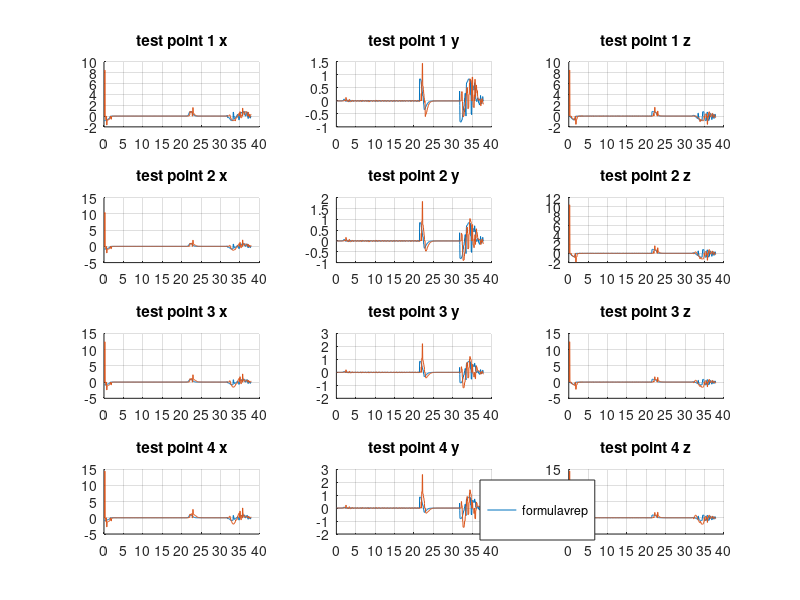
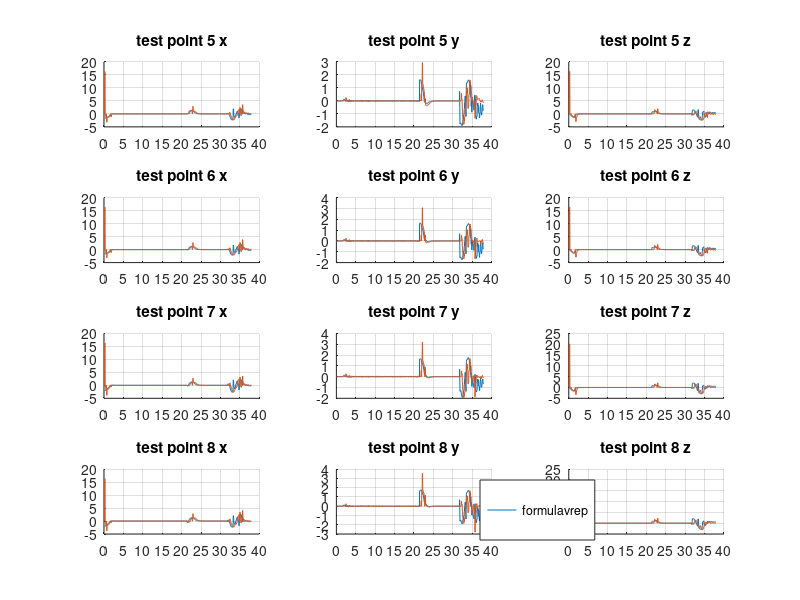

Write MATLAB code to recreate these figures, in order.
% clear all
% close all
% clc
cd /home/robot/workspaces/ur5_mpc_vrep
low = load('data_low.csv');
s=10;
[m,mm] = size(low);
% m = 3180
formula_linvel = low(s:m,395:418);
vrep_linvel =  low(s:m,419:442);
diff = formula_linvel-vrep_linvel;
max_diff = max(diff)
  %% Plot cposes

len = 1000;
fig_1 = figure('Name', '1-4')
a=1;
subplot(4,3,a);
grid on;
hold on;
plot(formula_linvel(:,a));
plot(vrep_linvel(:,a));

title('test point 1 x');
set(gca,'XTick',0:100:100*len);
set(gca,'XTickLabel',0:0.05*100:len*100*0.05);

a=2;
subplot(4,3,a);
grid on;
hold on;
plot(formula_linvel(:,a));
plot(vrep_linvel(:,a));
% plot(jac(:,a));
title('test point 1 y');
set(gca,'XTick',0:100:100*len);
set(gca,'XTickLabel',0:0.05*100:len*100*0.05);

a=3;
subplot(4,3,a);
grid on;
hold on;
plot(formula_linvel(:,a));
plot(vrep_linvel(:,a));
% plot(jac(:,a));
title('test point 1 z');
set(gca,'XTick',0:100:100*len);
set(gca,'XTickLabel',0:0.05*100:len*100*0.05);

a=4;
subplot(4,3,a);
grid on;
hold on;
plot(formula_linvel(:,a));
plot(vrep_linvel(:,a));
% plot(jac(:,a));
title('test point 2 x');
set(gca,'XTick',0:100:100*len);
set(gca,'XTickLabel',0:0.05*100:len*100*0.05);

a=5;
subplot(4,3,a);
grid on;
hold on;
plot(formula_linvel(:,a));
plot(vrep_linvel(:,a));
% plot(jac(:,a));
title('test point 2 y');
set(gca,'XTick',0:100:100*len);
set(gca,'XTickLabel',0:0.05*100:len*100*0.05);

a=6;
subplot(4,3,a);
grid on;
hold on;
plot(formula_linvel(:,a));
plot(vrep_linvel(:,a));
% plot(jac(:,a));
title('test point 2 z');
set(gca,'XTick',0:100:100*len);
set(gca,'XTickLabel',0:0.05*100:len*100*0.05);

a=7;
subplot(4,3,a);
grid on;
hold on;
plot(formula_linvel(:,a));
plot(vrep_linvel(:,a));
% plot(jac(:,a));
title('test point 3 x');
set(gca,'XTick',0:100:100*len);
set(gca,'XTickLabel',0:0.05*100:len*100*0.05);

a=8;
subplot(4,3,a);
grid on;
hold on;
plot(formula_linvel(:,a));
plot(vrep_linvel(:,a));
% plot(jac(:,a));
title('test point 3 y');
set(gca,'XTick',0:100:100*len);
set(gca,'XTickLabel',0:0.05*100:len*100*0.05);

a=9;
subplot(4,3,a);
grid on;
hold on;
plot(formula_linvel(:,a));
plot(vrep_linvel(:,a));
% plot(jac(:,a));
title('test point 3 z');
set(gca,'XTick',0:100:100*len);
set(gca,'XTickLabel',0:0.05*100:len*100*0.05);

a=10;
subplot(4,3,a);
grid on;
hold on;
plot(formula_linvel(:,a));
plot(vrep_linvel(:,a));
% plot(jac(:,a));
title('test point 4 x');
set(gca,'XTick',0:100:100*len);
set(gca,'XTickLabel',0:0.05*100:len*100*0.05);

a=11;
subplot(4,3,a);
grid on;
hold on;
plot(formula_linvel(:,a));
plot(vrep_linvel(:,a));
% plot(jac(:,a));
title('test point 4 y');
set(gca,'XTick',0:100:100*len);
set(gca,'XTickLabel',0:0.05*100:len*100*0.05);

a=12;
subplot(4,3,a);
grid on;
hold on;
l1 = plot(formula_linvel(:,a));
l2 = plot(vrep_linvel(:,a));
% l3 = plot(jac(:,a));
title('test point 4 z');
set(gca,'XTick',0:100:100*len);
set(gca,'XTickLabel',0:0.05*100:len*100*0.05);

hL = legend([l1,l2],["formula", "vrep"]);
newPosition = [0.6 0.1 0.1 0.1];
newUnits = 'normalized';
set(hL,'Position', newPosition,'Units', newUnits);

fig_2 = figure('Name', '5-8')

a=13;

subplot(4,3,a-12);
grid on;
hold on;
plot(formula_linvel(:,a));
plot(vrep_linvel(:,a));
% plot(jac(:,a));
title('test point 5 x');
set(gca,'XTick',0:100:100*len);
set(gca,'XTickLabel',0:0.05*100:len*100*0.05);

a=14;
subplot(4,3,a-12);
grid on;
hold on;
plot(formula_linvel(:,a));
plot(vrep_linvel(:,a));
% plot(jac(:,a));
title('test point 5 y');
set(gca,'XTick',0:100:100*len);
set(gca,'XTickLabel',0:0.05*100:len*100*0.05);

a=15;
subplot(4,3,a-12);
grid on;
hold on;
plot(formula_linvel(:,a));
plot(vrep_linvel(:,a));
% plot(jac(:,a));
title('test point 5 z');
set(gca,'XTick',0:100:100*len);
set(gca,'XTickLabel',0:0.05*100:len*100*0.05);

a=16;
subplot(4,3,a-12);
grid on;
hold on;
plot(formula_linvel(:,a));
plot(vrep_linvel(:,a));
% plot(jac(:,a));
title('test point 6 x');
set(gca,'XTick',0:100:100*len);
set(gca,'XTickLabel',0:0.05*100:len*100*0.05);

a=17;
subplot(4,3,a-12);
grid on;
hold on;
plot(formula_linvel(:,a));
plot(vrep_linvel(:,a));
% plot(jac(:,a));
title('test point 6 y');
set(gca,'XTick',0:100:100*len);
set(gca,'XTickLabel',0:0.05*100:len*100*0.05);

a=18;
subplot(4,3,a-12);
grid on;
hold on;
plot(formula_linvel(:,a));
plot(vrep_linvel(:,a));
% plot(jac(:,a));
title('test point 6 z');
set(gca,'XTick',0:100:100*len);
set(gca,'XTickLabel',0:0.05*100:len*100*0.05);

a=19;
subplot(4,3,a-12);
grid on;
hold on;
plot(formula_linvel(:,a));
plot(vrep_linvel(:,a));
% plot(jac(:,a));
title('test point 7 x');
set(gca,'XTick',0:100:100*len);
set(gca,'XTickLabel',0:0.05*100:len*100*0.05);

a=20;
subplot(4,3,a-12);
grid on;
hold on;
plot(formula_linvel(:,a));
plot(vrep_linvel(:,a));
% plot(jac(:,a));
title('test point 7 y');
set(gca,'XTick',0:100:100*len);
set(gca,'XTickLabel',0:0.05*100:len*100*0.05);

a=21;
subplot(4,3,a-12);
grid on;
hold on;
plot(formula_linvel(:,a));
plot(vrep_linvel(:,a));
% plot(jac(:,a));
title('test point 7 z');
set(gca,'XTick',0:100:100*len);
set(gca,'XTickLabel',0:0.05*100:len*100*0.05);

a=22;
subplot(4,3,a-12);
grid on;
hold on;
plot(formula_linvel(:,a));
plot(vrep_linvel(:,22));
% plot(jac(:,a));
title('test point 8 x');
set(gca,'XTick',0:100:100*len);
set(gca,'XTickLabel',0:0.05*100:len*100*0.05);

a=23
subplot(4,3,a-12);
grid on;
hold on;
plot(formula_linvel(:,a));
plot(vrep_linvel(:,23));
% plot(jac(:,a));
title('test point 8 y');
set(gca,'XTick',0:100:100*len);
set(gca,'XTickLabel',0:0.05*100:len*100*0.05);

a=24;
subplot(4,3,a-12);
grid on;
hold on;
l1 = plot(formula_linvel(:,a));
l2 = plot(vrep_linvel(:,24))
% l3 = plot(jac(:,a));
title('test point 8 z');
set(gca,'XTick',0:100:100*len);
set(gca,'XTickLabel',0:0.05*100:len*100*0.05);

hL = legend([l1,l2],["formula", "vrep"]);
newPosition = [0.6 0.1 0.1 0.1];
newUnits = 'normalized';
set(hL,'Position', newPosition,'Units', newUnits);
filename = sprintf('linear_vel_2705_1.png');
saveas(fig_1, filename);
filename = sprintf('linear_vel_2705_2.png');
saveas(fig_2, filename);
